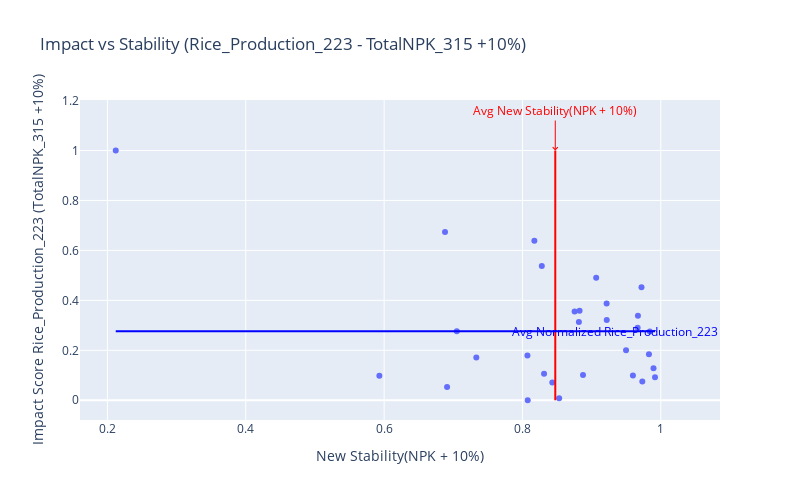
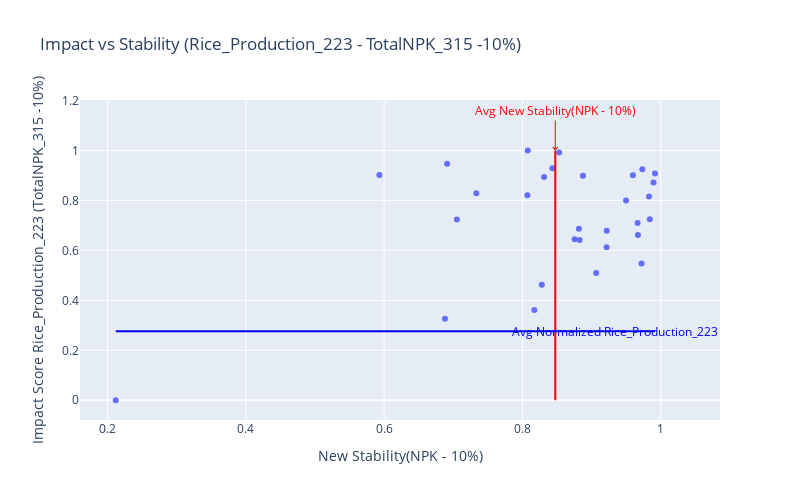

Here is the notebook cell these charts were saved with, in order:
### Code cell
change_percentage = 10
dim = 1

# Call the function and get the handles for the two plots
new_data = calc_and_vis_impact_stability_1D(G, existing_data.copy(), adjacency_file, base_Column, CapabilityVector, change_percentage, dim)

# Display the resulting DataFrame
new_data.head()

### Figure 1 — Plotly figure (JSON) as saved in the notebook; plotly's stock layout.template omitted (floating-point values rounded to 4 significant figures)
{"data": [{"hoverinfo": "text+name", "hoverlabel": {"bgcolor": "grey", "font": {"color": "white"}}, "hovertemplate": "New Stability(NPK + 10%)=%{x}<br>Impact Score Rice_Production_223 (TotalNPK_315 +10%)=%{y}<extra></extra>", "hovertext": ["District: BENGALURU<br>Impact (Rice_Production_223): 0.09872069211476955 <br>Stability (TotalNPK_315 +10%): 0.9597167575527484", "District: BENGALURU(R)<br>Impact (Rice_Production_223): 0.07541819102183583 <br>Stability (TotalNPK_315 +10%): 0.9733301120544856", "District: RAMANAGARA<br>Impact (Rice_Production_223): 0.007616023561353866 <br>Stability (TotalNPK_315 +10%): 0.853065967188974", "District: CHITRADURGA<br>Impact (Rice_Production_223): 0.17104990681300486 <br>Stability (TotalNPK_315 +10%): 0.7333126251121695", "District: DAVANAGERE<br>Impact (Rice_Production_223): 0.5378155127585645 <br>Stability (TotalNPK_315 +10%): 0.8279676031384461", "District: KOLAR<br>Impact (Rice_Production_223): 0.09227813441936453 <br>Stability (TotalNPK_315 +10%): 0.9916476841305998", "District: CHIKKABALLAPURA<br>Impact (Rice_Production_223): 0.12775246772968862 <br>Stability (TotalNPK_315 +10%): 0.9895039997545693", "District: SHIVAMOGGA<br>Impact (Rice_Production_223): 0.2902659855962816 <br>Stability (TotalNPK_315 +10%): 0.9665527714502657", "District: TUMAKURU<br>Impact (Rice_Production_223): 0.1840730770115737 <br>Stability (TotalNPK_315 +10%): 0.9829173610494795", "District: CHIKKAMAGALURU<br>Impact (Rice_Production_223): 0.3550021858677897 <br>Stability (TotalNPK_315 +10%): 0.8754310103968418", "District: DAKSHINA KANNADA<br>Impact (Rice_Production_223): 0.07155840868824939 <br>Stability (TotalNPK_315 +10%): 0.8431970617335083", "District: UDUPI<br>Impact (Rice_Production_223): 0.0 <br>Stability (TotalNPK_315 +10%): 0.8076091208209659", "District: HASSAN<br>Impact (Rice_Production_223): 0.3582694829847454 <br>Stability (TotalNPK_315 +10%): 0.8825882208570135", "District: KODAGU<br>Impact (Rice_Production_223): 0.20017371896642971 <br>Stability (TotalNPK_315 +10%): 0.949778728822009", "District: MANDYA<br>Impact (Rice_Production_223): 0.3129817537562411 <br>Stability (TotalNPK_315 +10%): 0.8815926922988426", "District: MYSURU<br>Impact (Rice_Production_223): 0.3213570787602683 <br>Stability (TotalNPK_315 +10%): 0.9218883021559559", "District: CHAMARAJANAGAR<br>Impact (Rice_Production_223): 0.10155656795747928 <br>Stability (TotalNPK_315 +10%): 0.8875716159315248", "District: BELAGAVI<br>Impact (Rice_Production_223): 0.9999999999999999 <br>Stability (TotalNPK_315 +10%): 0.21200271507788593", "District: VIJAYAPURA<br>Impact (Rice_Production_223): 0.27656979820988997 <br>Stability (TotalNPK_315 +10%): 0.7051528956995927", "District: BAGALKOT<br>Impact (Rice_Production_223): 0.4524976415637015 <br>Stability (TotalNPK_315 +10%): 0.9721278847702539", "District: DHARAWAD<br>Impact (Rice_Production_223): 0.17966107544695273 <br>Stability (TotalNPK_315 +10%): 0.8072050228940889", "District: GADAG<br>Impact (Rice_Production_223): 0.09854812360507129 <br>Stability (TotalNPK_315 +10%): 0.5931342659702569", "District: HAVERI<br>Impact (Rice_Production_223): 0.3385391500425675 <br>Stability (TotalNPK_315 +10%): 0.9669751808134496", "District: UTTARA KANNADA<br>Impact (Rice_Production_223): 0.052736936563815846 <br>Stability (TotalNPK_315 +10%): 0.6910436943466556", "District: BALLARI<br>Impact (Rice_Production_223): 0.6740583511654139 <br>Stability (TotalNPK_315 +10%): 0.6880555747298343", "District: BIDAR<br>Impact (Rice_Production_223): 0.10647477048388213 <br>Stability (TotalNPK_315 +10%): 0.8312222452313569", "District: KALABURAGI<br>Impact (Rice_Production_223): 0.2752525252525254 <br>Stability (TotalNPK_315 +10%): 0.9841275319635229", "District: YADGIRI<br>Impact (Rice_Production_223): 0.49033041117323606 <br>Stability (TotalNPK_315 +10%): 0.9066116748349095", "District: RAICHUR<br>Impact (Rice_Production_223): 0.639003934562021 <br>Stability (TotalNPK_315 +10%): 0.8172326913784773", "District: KOPPAL<br>Impact (Rice_Production_223): 0.38772692759025357 <br>Stability (TotalNPK_315 +10%): 0.9216999148662018"], "legendgroup": "", "marker": {"color": "#636efa", "symbol": "circle"}, "mode": "markers", "name": "", "orientation": "v", "showlegend": false, "type": "scatter", "x": [0.9597, 0.9733, 0.8531, 0.7333, 0.828, 0.9916, 0.9895, 0.9666, 0.9829, 0.8754, 0.8432, 0.8076, 0.8826, 0.9498, 0.8816, 0.9219, 0.8876, 0.212, 0.7052, 0.9721, 0.8072, 0.5931, 0.967, 0.691, 0.6881, 0.8312, 0.9841, 0.9066, 0.8172, 0.9217], "xaxis": "x", "y": [0.09872, 0.07542, 0.007616, 0.171, 0.5378, 0.09228, 0.1278, 0.2903, 0.1841, 0.355, 0.07156, 0, 0.3583, 0.2002, 0.313, 0.3214, 0.1016, 1.0, 0.2766, 0.4525, 0.1797, 0.09855, 0.3385, 0.05274, 0.6741, 0.1065, 0.2753, 0.4903, 0.639, 0.3877], "yaxis": "y"}], "layout": {"annotations": [{"arrowcolor": "red", "arrowhead": 4, "ax": 0, "ay": -40, "font": {"color": "red"}, "showarrow": true, "text": "Avg New Stability(NPK + 10%)", "x": 0.8475, "y": 1.0}, {"arrowcolor": "blue", "arrowhead": 4, "ax": -40, "ay": 0, "font": {"color": "blue"}, "showarrow": true, "text": "Avg Normalized Rice_Production_223", "x": 0.9916, "y": 0.2759}], "height": 500, "legend": {"tracegroupgap": 0}, "shapes": [{"line": {"color": "red", "width": 2}, "type": "line", "x0": 0.8475, "x1": 0.8475, "y0": 0, "y1": 1.0}, {"line": {"color": "blue", "width": 2}, "type": "line", "x0": 0.212, "x1": 0.9916, "y0": 0.2759, "y1": 0.2759}], "title": {"text": "Impact vs Stability (Rice_Production_223 - TotalNPK_315 +10%)"}, "width": 800, "xaxis": {"anchor": "y", "domain": [0, 1], "title": {"text": "New Stability(NPK + 10%)"}}, "yaxis": {"anchor": "x", "domain": [0, 1], "title": {"text": "Impact Score Rice_Production_223 (TotalNPK_315 +10%)"}}}}

### Figure 2 — Plotly figure (JSON) as saved in the notebook; plotly's stock layout.template omitted (floating-point values rounded to 4 significant figures)
{"data": [{"hoverinfo": "text+name", "hovertemplate": "New Stability(NPK - 10%)=%{x}<br>Impact Score Rice_Production_223 (TotalNPK_315 -10%)=%{y}<extra></extra>", "hovertext": ["District: BENGALURU<br>Impact (Rice_Production_223): 0.9012793078852301 <br>Stability (TotalNPK_315 -10%): 0.9597167575527484", "District: BENGALURU(R)<br>Impact (Rice_Production_223): 0.9245818089781647 <br>Stability (TotalNPK_315 -10%): 0.9733301120544857", "District: RAMANAGARA<br>Impact (Rice_Production_223): 0.9923839764386462 <br>Stability (TotalNPK_315 -10%): 0.853065967188974", "District: CHITRADURGA<br>Impact (Rice_Production_223): 0.8289500931869955 <br>Stability (TotalNPK_315 -10%): 0.7333126251121695", "District: DAVANAGERE<br>Impact (Rice_Production_223): 0.46218448724143424 <br>Stability (TotalNPK_315 -10%): 0.827967603138446", "District: KOLAR<br>Impact (Rice_Production_223): 0.9077218655806356 <br>Stability (TotalNPK_315 -10%): 0.9916476841305999", "District: CHIKKABALLAPURA<br>Impact (Rice_Production_223): 0.872247532270311 <br>Stability (TotalNPK_315 -10%): 0.9895039997545693", "District: SHIVAMOGGA<br>Impact (Rice_Production_223): 0.7097340144037179 <br>Stability (TotalNPK_315 -10%): 0.9665527714502657", "District: TUMAKURU<br>Impact (Rice_Production_223): 0.8159269229884266 <br>Stability (TotalNPK_315 -10%): 0.9829173610494795", "District: CHIKKAMAGALURU<br>Impact (Rice_Production_223): 0.64499781413221 <br>Stability (TotalNPK_315 -10%): 0.8754310103968419", "District: DAKSHINA KANNADA<br>Impact (Rice_Production_223): 0.9284415913117507 <br>Stability (TotalNPK_315 -10%): 0.8431970617335083", "District: UDUPI<br>Impact (Rice_Production_223): 1.0 <br>Stability (TotalNPK_315 -10%): 0.8076091208209659", "District: HASSAN<br>Impact (Rice_Production_223): 0.641730517015255 <br>Stability (TotalNPK_315 -10%): 0.8825882208570136", "District: KODAGU<br>Impact (Rice_Production_223): 0.7998262810335702 <br>Stability (TotalNPK_315 -10%): 0.949778728822009", "District: MANDYA<br>Impact (Rice_Production_223): 0.6870182462437586 <br>Stability (TotalNPK_315 -10%): 0.8815926922988426", "District: MYSURU<br>Impact (Rice_Production_223): 0.6786429212397321 <br>Stability (TotalNPK_315 -10%): 0.921888302155956", "District: CHAMARAJANAGAR<br>Impact (Rice_Production_223): 0.8984434320425208 <br>Stability (TotalNPK_315 -10%): 0.8875716159315248", "District: BELAGAVI<br>Impact (Rice_Production_223): 0.0 <br>Stability (TotalNPK_315 -10%): 0.21200271507788593", "District: VIJAYAPURA<br>Impact (Rice_Production_223): 0.7234302017901109 <br>Stability (TotalNPK_315 -10%): 0.7051528956995927", "District: BAGALKOT<br>Impact (Rice_Production_223): 0.5475023584362988 <br>Stability (TotalNPK_315 -10%): 0.9721278847702538", "District: DHARAWAD<br>Impact (Rice_Production_223): 0.8203389245530476 <br>Stability (TotalNPK_315 -10%): 0.807205022894089", "District: GADAG<br>Impact (Rice_Production_223): 0.9014518763949289 <br>Stability (TotalNPK_315 -10%): 0.593134265970257", "District: HAVERI<br>Impact (Rice_Production_223): 0.6614608499574329 <br>Stability (TotalNPK_315 -10%): 0.9669751808134497", "District: UTTARA KANNADA<br>Impact (Rice_Production_223): 0.9472630634361842 <br>Stability (TotalNPK_315 -10%): 0.6910436943466556", "District: BALLARI<br>Impact (Rice_Production_223): 0.32594164883458676 <br>Stability (TotalNPK_315 -10%): 0.6880555747298345", "District: BIDAR<br>Impact (Rice_Production_223): 0.8935252295161179 <br>Stability (TotalNPK_315 -10%): 0.8312222452313569", "District: KALABURAGI<br>Impact (Rice_Production_223): 0.7247474747474745 <br>Stability (TotalNPK_315 -10%): 0.9841275319635228", "District: YADGIRI<br>Impact (Rice_Production_223): 0.5096695888267642 <br>Stability (TotalNPK_315 -10%): 0.9066116748349095", "District: RAICHUR<br>Impact (Rice_Production_223): 0.36099606543797835 <br>Stability (TotalNPK_315 -10%): 0.8172326913784773", "District: KOPPAL<br>Impact (Rice_Production_223): 0.612273072409746 <br>Stability (TotalNPK_315 -10%): 0.921699914866202"], "legendgroup": "", "marker": {"color": "#636efa", "symbol": "circle"}, "mode": "markers", "name": "", "orientation": "v", "showlegend": false, "type": "scatter", "x": [0.9597, 0.9733, 0.8531, 0.7333, 0.828, 0.9916, 0.9895, 0.9666, 0.9829, 0.8754, 0.8432, 0.8076, 0.8826, 0.9498, 0.8816, 0.9219, 0.8876, 0.212, 0.7052, 0.9721, 0.8072, 0.5931, 0.967, 0.691, 0.6881, 0.8312, 0.9841, 0.9066, 0.8172, 0.9217], "xaxis": "x", "y": [0.9013, 0.9246, 0.9924, 0.829, 0.4622, 0.9077, 0.8722, 0.7097, 0.8159, 0.645, 0.9284, 1, 0.6417, 0.7998, 0.687, 0.6786, 0.8984, 0, 0.7234, 0.5475, 0.8203, 0.9015, 0.6615, 0.9473, 0.3259, 0.8935, 0.7247, 0.5097, 0.361, 0.6123], "yaxis": "y"}], "layout": {"annotations": [{"arrowcolor": "red", "arrowhead": 4, "ax": 0, "ay": -40, "font": {"color": "red"}, "showarrow": true, "text": "Avg New Stability(NPK - 10%)", "x": 0.8475, "y": 1}, {"arrowcolor": "blue", "arrowhead": 4, "ax": -40, "ay": 0, "font": {"color": "blue"}, "showarrow": true, "text": "Avg Normalized Rice_Production_223", "x": 0.9916, "y": 0.2759}], "height": 500, "legend": {"tracegroupgap": 0}, "shapes": [{"line": {"color": "red", "width": 2}, "type": "line", "x0": 0.8475, "x1": 0.8475, "y0": 0, "y1": 1}, {"line": {"color": "blue", "width": 2}, "type": "line", "x0": 0.212, "x1": 0.9916, "y0": 0.2759, "y1": 0.2759}], "title": {"text": "Impact vs Stability (Rice_Production_223 - TotalNPK_315 -10%)"}, "width": 800, "xaxis": {"anchor": "y", "domain": [0, 1], "title": {"text": "New Stability(NPK - 10%)"}}, "yaxis": {"anchor": "x", "domain": [0, 1], "title": {"text": "Impact Score Rice_Production_223 (TotalNPK_315 -10%)"}}}}
